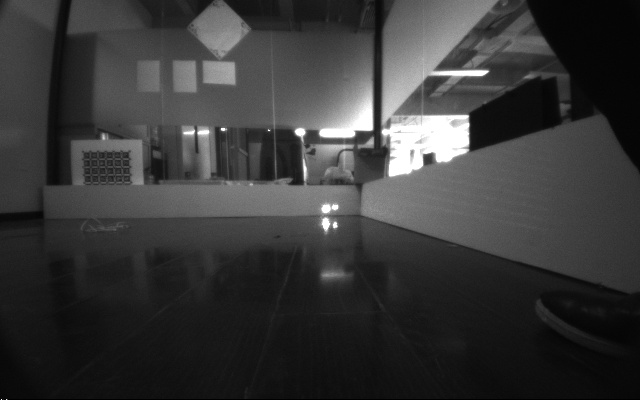
#> input picture split/0.jpg, 640 x 400 px
$ python -i adaptive_brightness.py   (imports and definitions only)
#> lines starting #> are read from the running program, lines starting #| are printed output that depends on the picture
import argparse

import numpy as np
import cv2


def compute(img, min_percentile, max_percentile):
    """计算分位点，目的是去掉图1的直方图两头的异常情况"""
    max_percentile_pixel = np.percentile(img, max_percentile)
    min_percentile_pixel = np.percentile(img, min_percentile)

    return max_percentile_pixel, min_percentile_pixel


def aug(path):
    src=cv2.imread(path)
    """图像亮度增强"""
    if get_lightness(src) > 130:
        print("图片亮度足够，不做增强")
        return False

    print("这里有一张暗图")
    cv2.imwrite('old.png', src)
    # 先计算分位点，去掉像素值中少数异常值，这个分位点可以自己配置。
    # 比如1中直方图的红色在0到255上都有值，但是实际上像素值主要在0到20内。

    max_percentile_pixel, min_percentile_pixel = compute(src, 1, 99)

    # 去掉分位值区间之外的值
    src[src >= max_percentile_pixel] = max_percentile_pixel
    src[src <= min_percentile_pixel] = min_percentile_pixel

    # 将分位值区间拉伸到0到255，这里取了255*0.1与255*0.9是因为可能会出现像素值溢出的情况，所以最好不要设置为0到255。
    out = np.zeros(src.shape, src.dtype)
    cv2.normalize(src, out, 255 * 0.1, 255 * 0.9, cv2.NORM_MINMAX)

    return out

def aug1(path):
#> called with path = '../split/0.jpg'
    src=cv2.imread(path)
#> src is the input picture: shape (400, 640, 3); min 0, max 255, mean 56.6
    """图像亮度增强"""
    if get_lightness(src) > 130:
#> in get_lightness, `hsv_image = cv2.cvtColor(src, cv2.COLOR_BGR2HSV)`: hsv_image: shape (400, 640, 3); mean H, S, V 0, 0, 56.6
#> in get_lightness, `lightness = hsv_image[:, :, 2].mean()`: lightness = 56.59
        print("图片亮度足够，不做增强")
        return False
    hsv_image = cv2.cvtColor(src, cv2.COLOR_BGR2HSV)
    hsv_image[..., 2]=cv2.equalizeHist(hsv_image[..., 2])
#> hsv_image: shape (400, 640, 3); mean H, S, V 0, 0, 128.5
    out=cv2.cvtColor(hsv_image,cv2.COLOR_HSV2RGB)
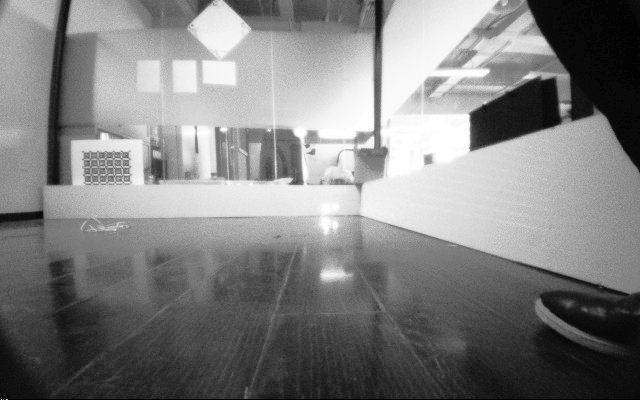
#> out: shape (400, 640, 3); min 0, max 255, mean 128.5

    return out


def get_lightness(src):
    # 计算亮度
    hsv_image = cv2.cvtColor(src, cv2.COLOR_BGR2HSV)
    lightness = hsv_image[:, :, 2].mean()

    return lightness

# [14 lines not run here, left out]
    # print('图像个数：{}，平均亮度：{}'.format(len(imgs_hsv),sum(imgs_hsv)/len(imgs_hsv)))

>>> result = aug1('../split/0.jpg')
